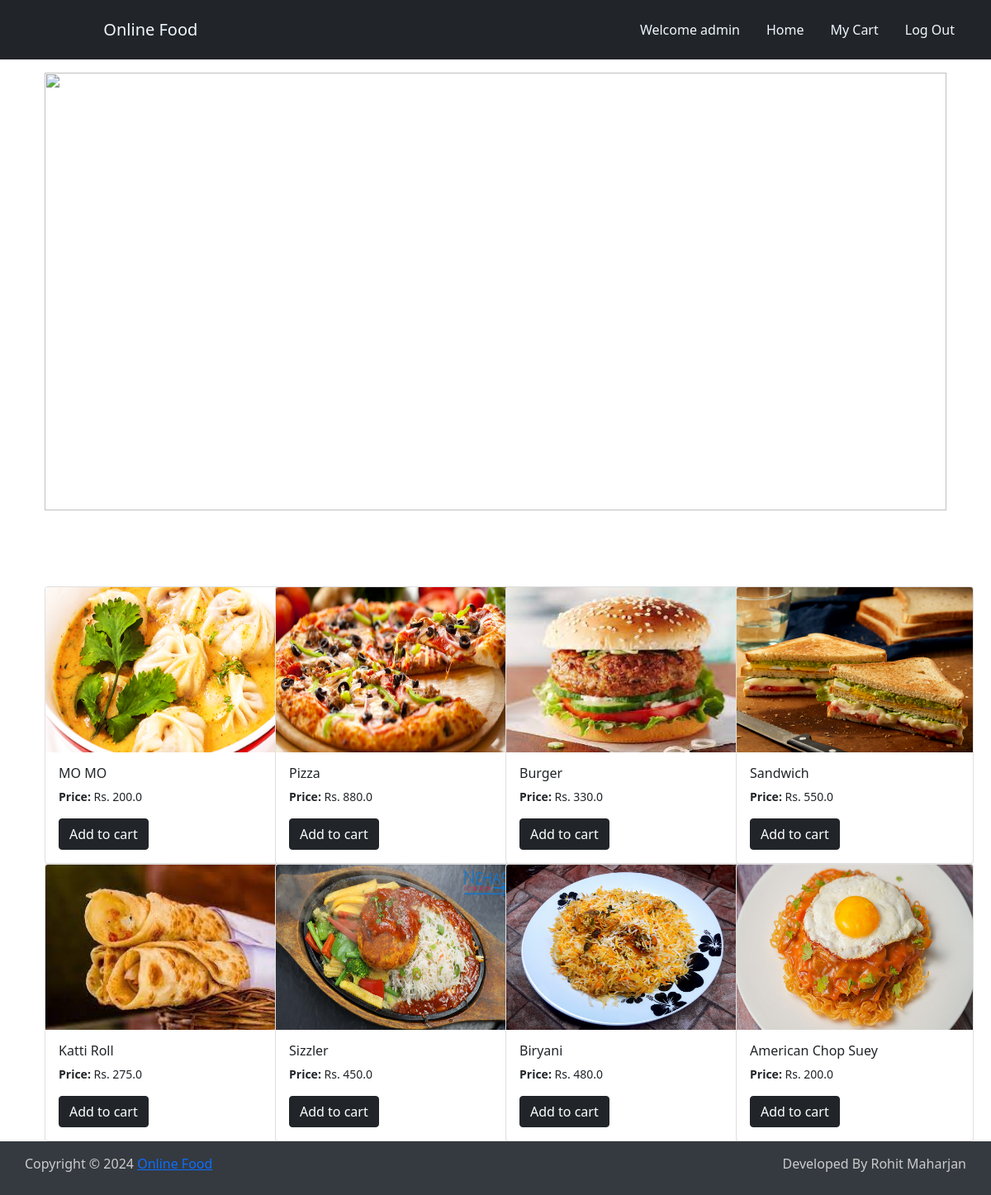
The app's page / (signed in) with its own data.
### onlinefood/models.py (models this page shows, shortened)
class Item(models.Model):
    title = models.CharField(max_length=150)
    price = models.FloatField()
    pieces = models.IntegerField()
    image = models.ImageField(upload_to='images')
    slug = models.SlugField(max_length=255, unique=True)
    created_by = models.ForeignKey(User, on_delete=models.CASCADE)

### onlinefood/views.py (the view)
# urls.py: path('', views.index, name='index'),
def index(request):
    data=Item.objects.all()
    if request.method=='POST':
        itemid=int(request.POST['item-id'])
        itemtitle=request.POST['item-title']
        citems=CartItems(userid=request.user,item=Item.objects.get(id=itemid),itemtitle=itemtitle)
        citems.save()
    return render(request, 'index.html',{'data':data})

### onlinefood/templates/index.html (shortened to what this page needs)
{% extends 'layout.html' %}
{% load static%}
{% block content %}
<div class="container">
<div class="home">
  <div id="carouselExampleCaptions" class="carousel slide mb-5" data-ride="carousel" style="height: 550px;">
      <div class="carousel-inner">
        <div class="carousel-item active">
          <img src="{% static '/images/dishes.jpg'%}" class="d-block w-100" alt="" height="530px" width="100px">
          <div class="carousel-caption d-none d-md-block">
            <h1>Food</h1>
          </div>
        </div>
      </div>
      <a class="carousel-control-prev" href="#carouselExampleCaptions" role="button" data-slide="prev">
        <span class="carousel-control-prev-icon" aria-hidden="true"></span>
        <span class="sr-only">Previous</span>
      </a>
      <a class="carousel-control-next" href="#carouselExampleCaptions" role="button" data-slide="next">
        <span class="carousel-control-next-icon" aria-hidden="true"></span>
        <span class="sr-only">Next</span>
      </a>
  </div>
</div>
<br>
<div class="row">
    {% if data %}
  {% for i in data %}
  <div class="col-md-3">
    <div class="card" style="width: 18rem;">
      <img src="{{i.image.url }}" class="card-img-top" alt="..." height="200px" style="background-size: cover;">
      <div class="card-body">
        <form method="POST">
        <h6 class="card-title">{{i.title}}</h6>
        <p class="card-text small"><b> Price: </b>Rs. {{i.price}}</p>
        {% if user.is_authenticated %}
        <input type="submit" value="Add to cart" class="btn btn-dark" >
        {% else %}
          <a href="{% url 'login' %}" class="btn btn-dark">Add to cart</a>
        {% endif %}
      </form>
      </div>
    </div>
  </div>
    {% endfor %}
   {% else %}
    No item found
   {% endif %}
</div>
</div>
{% endblock %}

### onlinefood/templates/layout.html (shortened to what this page needs)
<!DOCTYPE html>
{% load static %}
<html lang="en">
<head>
  <link rel="stylesheet" href="{% static 'css/bootstrap.css' %}">
  <link rel="stylesheet" href="{% static 'css/bootstrap.min.css' %}">
  <link rel="stylesheet" href="{% static 'custom.css' %}">
</head>
<body>
    <div class="container-fluid">
        <div class="row align-items-center mb-3 p-3 bg-dark" >
            <div class="col-md-3">
                <a class="navbar-brand " href="{% url 'index' %}" style="color: aliceblue;">Online Food</a>
              </div>
              <div class="col-md-8" >
                <nav>
                    <ul class="nav nav-pills justify-content-end "  >
                        {% if user.is_authenticated %}
                        <li class="nav-item" ><a class="nav-link" style="color: aliceblue;" href="" >Welcome {{request.user.username}}</a></li>
                        {% endif %}
                        <li class="nav-item" ><a class="nav-link" style="color: aliceblue;" href="{% url 'index' %}" >Home</a></li>
                        {% if user.is_authenticated %}
                        <li class="nav-item"><a class="nav-link" style="color: aliceblue;" href="{% url 'cart' %}"> My Cart</a></li>
                        <li class="nav-item"><a class="nav-link" style="color: aliceblue;" href="{% url 'logout' %}"> Log Out</a></li>
                        {% endif %}
                      </ul>
                </nav>
            </div>
        </div>
        <div class='container'>
            {% block content %}
            {% endblock%}
        </div>
        <div class="row footers">
            <div class="footer_bottom">
                <p class="copyright">Copyright &copy; {% now 'Y' %} <a href="{% url 'index' %}">Online Food</a></p>
                <p class="developer">Developed By Rohit Maharjan</p>
            </div>
        </div>
    </div>
</body>
</html>

### onlinefood/static/custom.css (style rules this page uses)
.footer_bottom { float: left; display: inline; width: 100%; padding: 10px 30px; background-color: #353a40; color: #ccc; }
.copyright { float: left; width: 50%; text-align: left; padding-top: 5px; }
.developer { float: right; width: 50%; text-align: right; padding-top: 5px; }

### records on screen
Item: image (picture), title "MO MO", price "200.0"
Item: image (picture), title "Pizza", price "880.0"
Item: image (picture), title "Burger", price "330.0"
Item: image (picture), title "Sandwich", price "550.0"
Item: image (picture), title "Katti Roll", price "275.0"
Item: image (picture), title "Sizzler", price "450.0"
Item: image (picture), title "Biryani", price "480.0"
Item: image (placeholder picture), title "American Chop Suey", price "200.0"

### other values on screen
{{ request.user.username }} "admin"
